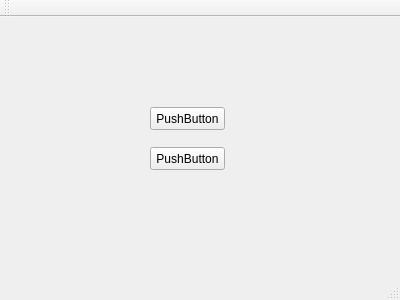
<?xml version="1.0" encoding="UTF-8"?>
<ui version="4.0">
 <class>MainWindow</class>
 <widget class="QMainWindow" name="MainWindow">
  <property name="geometry">
   <rect>
    <x>0</x>
    <y>0</y>
    <width>400</width>
    <height>300</height>
   </rect>
  </property>
  <property name="windowTitle">
   <string>MainWindow</string>
  </property>
  <widget class="QWidget" name="centralWidget">
   <widget class="QPushButton" name="pushButton">
    <property name="geometry">
     <rect>
      <x>150</x>
      <y>90</y>
      <width>75</width>
      <height>23</height>
     </rect>
    </property>
    <property name="text">
     <string>PushButton</string>
    </property>
   </widget>
   <widget class="QPushButton" name="pushButton_2">
    <property name="geometry">
     <rect>
      <x>150</x>
      <y>130</y>
      <width>75</width>
      <height>23</height>
     </rect>
    </property>
    <property name="text">
     <string>PushButton</string>
    </property>
   </widget>
  </widget>
  <widget class="QMenuBar" name="menuBar">
   <property name="geometry">
    <rect>
     <x>0</x>
     <y>0</y>
     <width>400</width>
     <height>21</height>
    </rect>
   </property>
  </widget>
  <widget class="QToolBar" name="mainToolBar">
   <attribute name="toolBarArea">
    <enum>TopToolBarArea</enum>
   </attribute>
   <attribute name="toolBarBreak">
    <bool>false</bool>
   </attribute>
  </widget>
  <widget class="QStatusBar" name="statusBar"/>
 </widget>
 <layoutdefault spacing="6" margin="11"/>
 <resources/>
 <connections/>
</ui>
